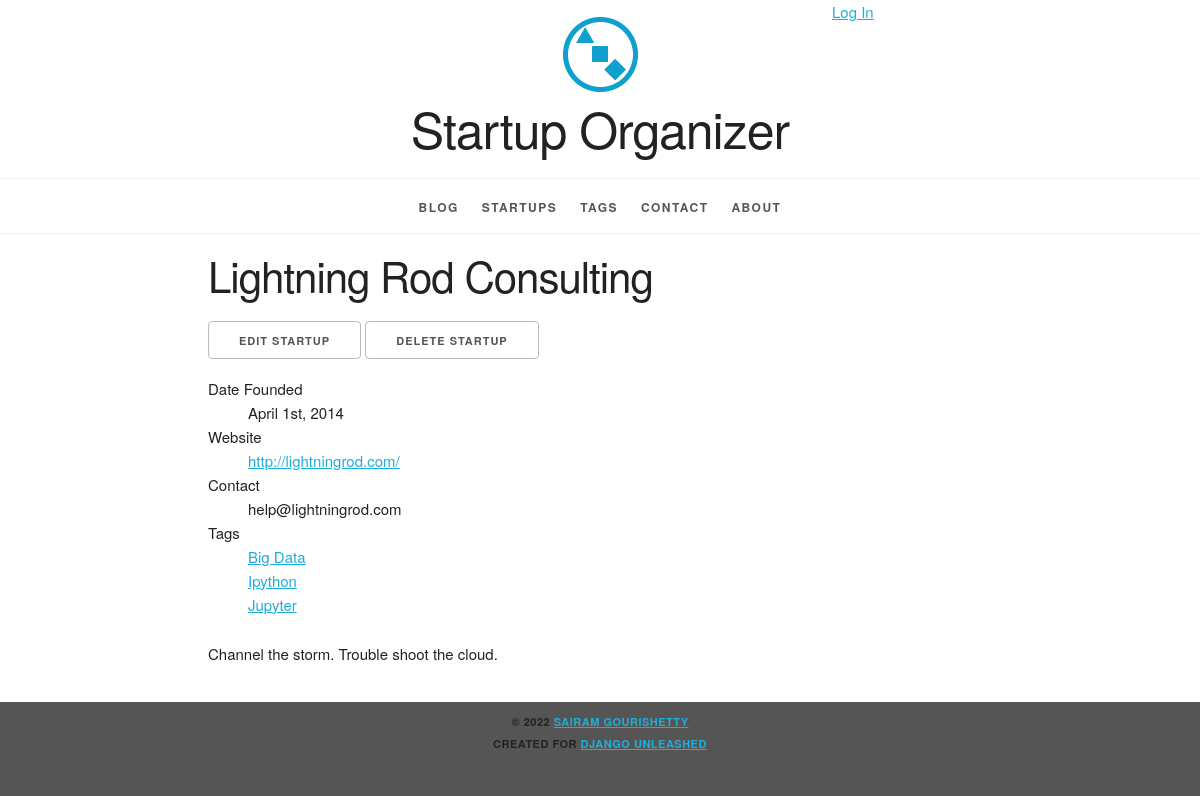
Screenshot of /startup/lightning-rod-consulting/ with the database file from the repository.
### organizer/models.py (models this page shows, shortened)
class Startup(models.Model):
    name = models.CharField(max_length=31, db_index=True)   # index automatically in the database
    slug = models.SlugField(max_length=31, unique=True, help_text='A label for URL config. ')   #unique fields are automatically indexed
    description = models.TextField()
    founded_date = models.DateField('date founded')
    contact = models.EmailField()
    website = models.URLField(max_length=255)
    tags = models.ManyToManyField(Tag, blank=True)
    class Meta:
        ordering = ['name']
        get_latest_by = 'founded_date'
    def get_update_url(self):
        return reverse(
            'organizer_startup_update', kwargs={'slug': self.slug}
        )
    def get_delete_url(self):
        return reverse(
            'organizer_startup_delete', kwargs={'slug': self.slug}
        )

class Tag(models.Model):
    name = models.CharField(max_length=31, unique=True)
    slug = models.SlugField(max_length=31, unique=True, help_text='A label for URL config. ')
    class Meta:
        ordering = ['name']  # order the instances by name
    def get_absolute_url(self):
        return reverse('organizer_tag_detail', args=(self.slug,))

### organizer/views.py (the view)
def startup_detail(request, slug):
    startup = get_object_or_404(Startup, slug__iexact=slug)
    return render(request, 'organizer/startup_detail.html', {'startup': startup})

### organizer/templates/organizer/startup_detail.html (shortened to what this page needs)
{% extends parent_template|default:"organizer/base_organizer.html" %}
{% block content %}
<article>
  <div class="row">
  <div class="offset-by-two eight columns">
  <h2>{{ startup.name }}</h2>
    <ul class="inline">
        <li>
          <a
              href="{{ startup.get_update_url }}"
              class="button">
            Edit Startup</a></li>
        <li>
          <a
              href="{{ startup.get_delete_url }}"
              class="button">
            Delete Startup</a></li>
    </ul>
  <dl>
    <dt>Date Founded</dt>
      <dd>{{ startup.founded_date|date:"F jS, Y" }}</dd>
    <dt>Website</dt>
      <dd>{{ startup.website|urlize }}</dd>
    <dt>Contact</dt>
      <dd>{{ startup.contact }}</dd>
      <dt>Tag{{ startup.tags.count|pluralize }}</dt>
        {% for tag in startup.tags.all %}
          <dd><a href="{{ tag.get_absolute_url }}">
            {{ tag.name|title }}
          </a></dd>
        {% endfor %}
  </dl>
  {{ startup.description|linebreaks }}
  </div></div>
</article>
{% endblock %}

### static/site/skeleton.css (style rules this page uses)
.column, .columns { width: 100%; float: left; box-sizing: border-box; }
@media (min-width: 550px) { .column, .columns { margin-left: 4%; } }
@media (min-width: 550px) { .column:first-child, .columns:first-child { margin-left: 0; } }
@media (min-width: 550px) { .eight.columns { width: 65.3333333333%; } }
@media (min-width: 550px) { .offset-by-two.column, .offset-by-two.columns { margin-left: 17.3333333333%; } }
html { font-size: 62.5%; }
body { font-size: 1.5em; line-height: 1.6; font-weight: 400; font-family: "Raleway", "HelveticaNeue", "Helvetica Neue", Helvetica, Arial, sans-serif; color: #222; }
h1, h2, h3, h4, h5, h6 { margin-top: 0; margin-bottom: 2rem; font-weight: 300; }
h2 { font-size: 3.6rem; line-height: 1.25; letter-spacing: -.1rem; }
@media (min-width: 550px) { h2 { font-size: 4.2rem; } }
p { margin-top: 0; }
a { color: #1EAEDB; }
.button, button, input[type="submit"], input[type="reset"], input[type="button"] { display: inline-block; height: 38px; padding: 0 30px; color: #555; text-align: center; font-size: 11px; font-weight: 600; line-height: 38px; letter-spacing: .1rem; text-transform: uppercase; text-decoration: none; white-space: nowrap; background-color: transparent; border-radius: 4px; border: 1px solid #bbb; cursor: pointer; box-sizing: border-box; }
ul { list-style: circle inside; }
ol, ul { padding-left: 0; margin-top: 0; }
li { margin-bottom: 1rem; }
button, .button { margin-bottom: 1rem; }
pre, blockquote, dl, figure, table, p, ul, ol, form { margin-bottom: 2.5rem; }
.container:after, .row:after, .u-cf { content: ""; display: table; clear: both; }

### static/site/style.css (style rules this page uses)
html { height: 100%; background-color: #555; }
body { background-color: white; }
.inline { list-style-type: none; padding: 0; margin: 0 0 -0.5em; }
.inline li { display: inline; }

### rows the page displays
Startup: name "Lightning Rod Consulting", founded_date "April 1st, 2014", website "http://lightningrod.com/", contact "help@lightningrod.com", description "Channel the storm. Trouble shoot the cloud."
Tag: name "Big Data"
Tag: name "Ipython"
Tag: name "Jupyter"
